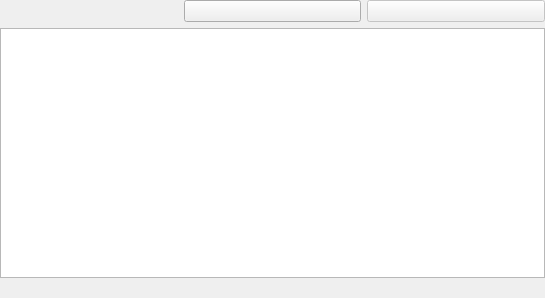
<?xml version="1.0" encoding="UTF-8"?>
<ui version="4.0">
 <class>IncludesWidget</class>
 <widget class="QWidget" name="IncludesWidget">
  <property name="geometry">
   <rect>
    <x>0</x>
    <y>0</y>
    <width>545</width>
    <height>298</height>
   </rect>
  </property>
  <layout class="QGridLayout" name="gridLayout">
   <property name="margin">
    <number>0</number>
   </property>
   <item row="0" column="0">
    <layout class="QHBoxLayout" name="horizontalLayout_3">
     <item>
      <widget class="KUrlRequester" name="includePathRequester">
       <property name="toolTip">
        <string>Add the currently displayed URL to the list of includes if it is not in the list yet.</string>
       </property>
       <property name="clickMessage">
        <string>A new include path/file to use for parsing files under given directory</string>
       </property>
      </widget>
     </item>
     <item>
      <widget class="KPushButton" name="addIncludePath">
       <property name="enabled">
        <bool>true</bool>
       </property>
       <property name="toolTip">
        <string>Create a new include path entry from this URL.</string>
       </property>
       <property name="text">
        <string/>
       </property>
       <property name="icon">
        <iconset theme="list-add">
         <normaloff/>
        </iconset>
       </property>
      </widget>
     </item>
     <item>
      <widget class="KPushButton" name="removeIncludePath">
       <property name="enabled">
        <bool>false</bool>
       </property>
       <property name="toolTip">
        <string>Delete current include path entry.</string>
       </property>
       <property name="text">
        <string/>
       </property>
       <property name="icon">
        <iconset theme="list-remove">
         <normaloff/>
        </iconset>
       </property>
      </widget>
     </item>
    </layout>
   </item>
   <item row="1" column="0">
    <widget class="QListView" name="includePaths">
     <property name="sizePolicy">
      <sizepolicy hsizetype="Expanding" vsizetype="Expanding">
       <horstretch>0</horstretch>
       <verstretch>8</verstretch>
      </sizepolicy>
     </property>
     <property name="selectionBehavior">
      <enum>QAbstractItemView::SelectRows</enum>
     </property>
    </widget>
   </item>
   <item row="2" column="0">
    <widget class="QLabel" name="errorLabel">
     <property name="text">
      <string/>
     </property>
    </widget>
   </item>
  </layout>
 </widget>
 <customwidgets>
  <customwidget>
   <class>KPushButton</class>
   <extends>QPushButton</extends>
   <header>kpushbutton.h</header>
  </customwidget>
  <customwidget>
   <class>KUrlRequester</class>
   <extends>QFrame</extends>
   <header>kurlrequester.h</header>
  </customwidget>
 </customwidgets>
 <resources/>
 <connections/>
</ui>
